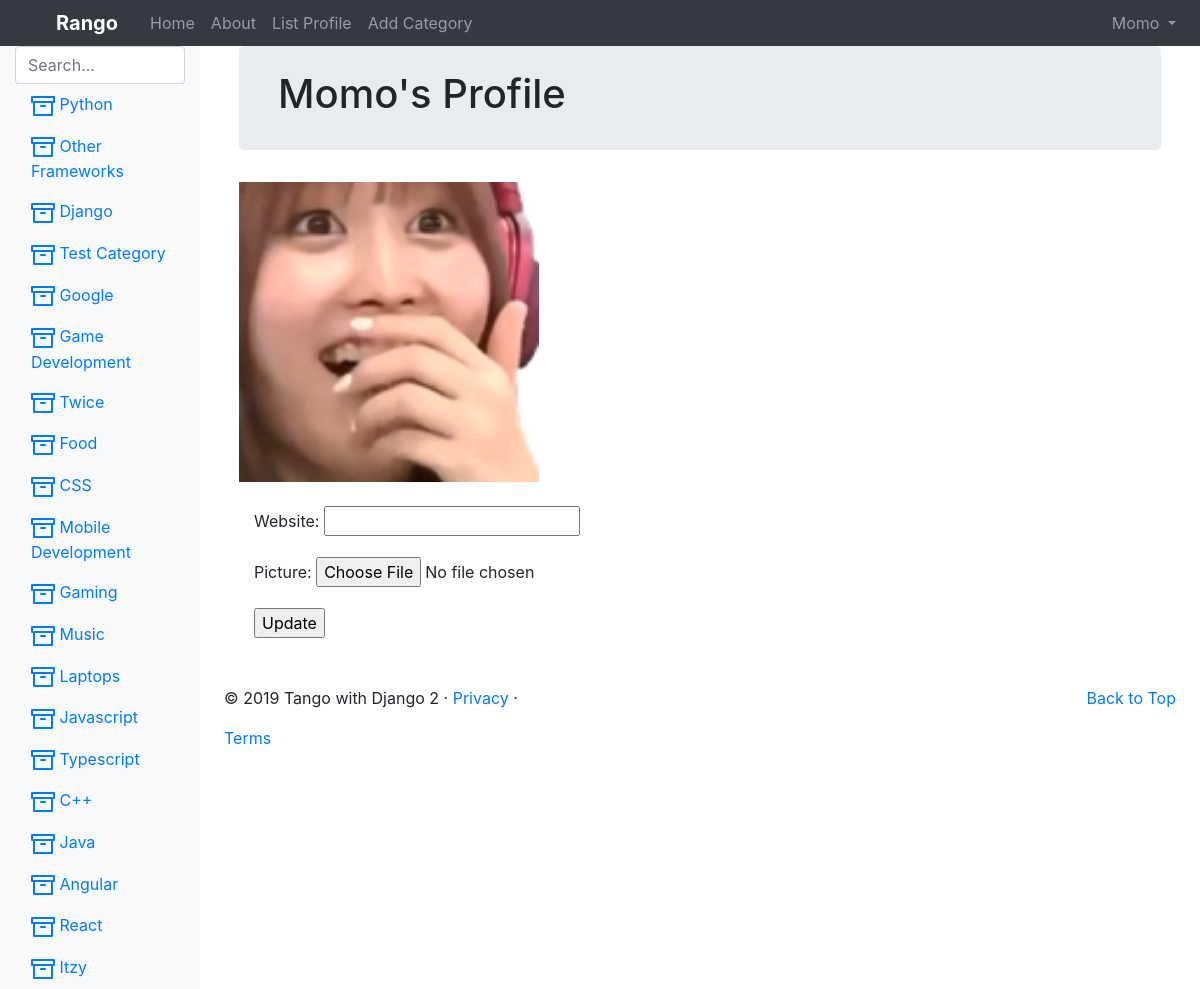
The app's page /rango/profile/Momo/ (signed in) with its own data.
### rango_app/models.py (models this page shows, shortened)
class Category(models.Model):
    name = models.CharField(max_length = 128, unique=True)
    views = models.IntegerField(default=0)
    likes = models.IntegerField(default=0)
    slug = models.SlugField(unique=True)

class UserProfile(models.Model):
    user = models.OneToOneField(User, on_delete=models.CASCADE)
    website = models.URLField(blank=True)
    picture = models.ImageField(upload_to='profile_images', blank=True)

### rango_app/views.py (the view, shortened to what this page needs)
# urls.py: url(r'profile/(?P<username>[\w\-]+)/$', ProfileView.as_view(), name="profile"),
class ProfileView(View):
    def get_user_details(self, username):
        try:
            user = User.objects.get(username=username)
        except User.DoesNotExist:
            return IndexView.as_view()(self.request)
        userprofile = UserProfile.objects.get_or_create(user=user)[0]
        form = UserProfileForm({'website': userprofile.website,
            'picture': userprofile.picture})
        return(user, userprofile, form)
    def fix_name(self, name):
        if name[-1:] == 's':
            name = name + "\'"
        else:
            name += "\'s"
        return name
    @method_decorator(login_required)
    def get(self, request, username):
        (user, userprofile, form) = self.get_user_details(username)
        context_dict = {
            'userprofile': userprofile,
            'selecteduser': user,
            'fixed_name': self.fix_name(user.username),
            'form': form
        }
        return render(request, 'rango/profile.html', context_dict)

### rango_app/forms.py
class UserProfileForm(forms.ModelForm):
    website = forms.URLField(required=False)
    picture = forms.ImageField(required=False)
    class Meta:
        model = UserProfile
        exclude = ('user',)
    def clean(self):
        print('wow')

### rango_app/templatetags/rango_template_tags.py (called while the page is built)
@register.inclusion_tag('rango/category_list.html')
def get_category_list(category=None):
    return {
        "categories": Category.objects.all(),
        "act_cat": category
    }

### templates/rango/profile.html (shortened to what this page needs)
{% extends 'rango/base.html' %}
{% load staticfiles %}
{% block content %}
    <div class="jumbotron p-4">
        <div class="container">
            <h1 class="jumbotron-heading">
                {{ fixed_name }} Profile
            </h1>
        </div>
    </div>
    <div class="container">
        <div class="row">
            {% if userprofile.picture %}
                <img src="{{ MEDIA_URL }}{{ userprofile.picture }}"
                    width="300"
                    height="300"
                    alt="{{ selecteduser.username }}">
            {% endif %}
        </div>
        <br>
        <div>
            {% if selecteduser.username == user.username %}
                <form method="post" action="." enctype="multipart/form-data">
                    {{ form.as_p }}
                    <input type="submit" value="Update" />
                </form>
            {% else %}
                <p>
                    <strong>Website:</strong>
                    <a href="{{ userprofile.website }}">
                        {{ userprofile.website }}</a>
                </p>
            {% endif %}
        </div>
    </div>
{% endblock %}

### templates/rango/base.html (shortened to what this page needs)
<!DOCTYPE html>
{% load rango_template_tags %}
{% load static %}
<html lang="en">
<head>
    <link rel="stylesheet" href="{{ MEDIA_URL }}global.css">
    <link href="https://getbootstrap.com/docs/4.2/dist/css/bootstrap.min.css"
        rel="stylesheet"
>
    <link href="https://getbootstrap.com/docs/4.2/examples/dashboard/dashboard.css"
        rel="stylesheet">
</head>
<body>
    <header class="sticky-top">
        <nav class="navbar navbar-expand-md navbar-dark bg-dark p-0">
            <a class="navbar-brand p-2" href="{% url 'rango:index' %}">Rango</a>
            <div class="collapse navbar-collapse" id="navbarCollapse">
                <ul class="navbar-nav mr-auto">
                    <li class="nav-item">
                        <a class="nav-link" href="{% url 'rango:index' %}">Home</a>
                    </li>
                    <li class="nav-item ">
                        <a class="nav-link" href="{% url 'rango:about' %}">About</a>
                    </li>
                {% if user.is_authenticated %}
                    <li class="nav-item">
                        <a class="nav-link" href="{% url 'rango:list_profiles' %}">List Profile</a>
                    </li>
                    <li class="nav-item">
                        <a class="nav-link" href="{% url 'rango:add_category' %}">Add Category</a>
                    </li>
                {% endif %}
                </ul>
                <ul class="navbar-nav ml-auto mr-3">
                    {% if user.is_authenticated %}
                    <li class="nav-item dropdown">
                        <a class="nav-link dropdown-toggle" href="#"
                            id="navbarDropdown" role="button" data-toggle="dropdown"
                            aria-haspopup="true" aria-expanded="false">
                            {{ user.username }}
                        </a>
                    </li>
                    {% endif %}
                </ul>
            </div>
        </nav>
    </header>
    <div class="container-fluid">
        <div class="row">
            <nav class="col-md-2 d-none d-md-block bg-light sidebar">
                <div class="sidebar-sticky">
                    <div>
                        <input type="search" class="form-control ds-input"
                            id="suggestion" placeholder="Search...">
                        <div id="cats">
                            {% block sidebar %}
                                {% get_category_list category %}
                            {% endblock %}
                        </div>
                    </div>
                </div>
            </nav>
            <main role="main" class="col-md-9 ml-sm-auto col-lg-10 px-4">
                <div class="container mb-5">
                    {% block content %}
                    {% endblock %}
                </div>
                <footer>
                    <p class="float-right"><a href="#">Back to Top</a></p>
                    <p>&copy; 2019 Tango with Django 2 &middot;
                        <a href="#">Privacy</a> &middot;</p>
                        <a href="#">Terms</a>
                </footer>
            </main>
        </div>
    </div>
</body>
</html>

### templates/rango/category_list.html (shortened to what this page needs)
{% load staticfiles %}
{% load rango_template_tags %}
<ul class="nav flex-column">
    {% if categories %}
        {% for category in categories %}
            {% if category == act_cat %}
                <li class="nav-item">
                    <a class="nav-link active" href="{% url 'rango:show_category' category.slug %}">
                        <svg xmlns="http://www.w3.org/2000/svg"
                            width="24" height="24" viewBox="0 0 24 24"
                            fill="none" stroke="currentColor" stroke-width="2"
                            stroke-linecap="round" stroke-linejoin="round"
                            class="feather feather-archive">
                            <polyline points="21 8 21 21 3 21 3 8"></polyline>
                            <rect x="1" y="3" width="22" height="5"></rect>
                            <line x1="10" y1="12" x2="14" y2="12"></line>
                        </svg>
                        {{ category.name }}
                    </a>
                </li>
            {% else %}
                <li class="nav-item">
                    <a class="nav-link" href="{% url 'rango:show_category' category.slug %}">
                        {{ category.name }}
                    </a>
                </li>
            {% endif %}
        {% endfor %}
    {% else %}
        <li class="nav-item">There are no categories present.</li>
    {% endif %}
</ul>

### media/global.css (style rules this page uses)
.navbar { display: flex; flex-direction: row; width: 100%; background-color: #00f7ff; }
.navbar-brand { color: #000000; font-weight: bold; margin-left: 3rem; }

### records on screen
Category: name "Python"
Category: name "Other Frameworks"
Category: name "Django"
Category: name "Test Category"
Category: name "Google"
Category: name "Game Development"
Category: name "Twice"
Category: name "Food"
Category: name "CSS"
Category: name "Mobile Development"
Category: name "Gaming"
Category: name "Music"
Category: name "Laptops"
Category: name "Javascript"
Category: name "Typescript"
Category: name "C++"
Category: name "Java"
Category: name "Angular"
Category: name "React"
Category: name "Itzy"
UserProfile: picture (picture)

### other values on screen
{{ user.username }} "Momo"
{{ fixed_name }} "Momo's"
